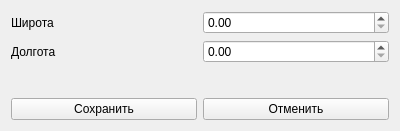
<?xml version="1.0" encoding="UTF-8"?>
<ui version="4.0">
 <class>DataDialogAdd</class>
 <widget class="QWidget" name="DataDialogAdd">
  <property name="geometry">
   <rect>
    <x>0</x>
    <y>0</y>
    <width>400</width>
    <height>131</height>
   </rect>
  </property>
  <property name="windowTitle">
   <string>Добавление точки</string>
  </property>
  <layout class="QVBoxLayout" name="verticalLayout">
   <item>
    <layout class="QHBoxLayout" name="horizontalLayout">
     <item>
      <widget class="QLabel" name="label">
       <property name="text">
        <string>Широта</string>
       </property>
      </widget>
     </item>
     <item>
      <widget class="QDoubleSpinBox" name="m_doubleSpinBox_x"/>
     </item>
    </layout>
   </item>
   <item>
    <layout class="QHBoxLayout" name="horizontalLayout_2">
     <item>
      <widget class="QLabel" name="label_2">
       <property name="text">
        <string>Долгота</string>
       </property>
      </widget>
     </item>
     <item>
      <widget class="QDoubleSpinBox" name="m_doubleSpinBox_y"/>
     </item>
    </layout>
   </item>
   <item>
    <spacer name="verticalSpacer">
     <property name="orientation">
      <enum>Qt::Vertical</enum>
     </property>
     <property name="sizeHint" stdset="0">
      <size>
       <width>20</width>
       <height>40</height>
      </size>
     </property>
    </spacer>
   </item>
   <item>
    <layout class="QHBoxLayout" name="horizontalLayout_3">
     <item>
      <widget class="QPushButton" name="m_pushButton_add">
       <property name="text">
        <string>Сохранить</string>
       </property>
      </widget>
     </item>
     <item>
      <widget class="QPushButton" name="m_pushButton_close">
       <property name="text">
        <string>Отменить</string>
       </property>
      </widget>
     </item>
    </layout>
   </item>
  </layout>
 </widget>
 <resources/>
 <connections/>
</ui>
